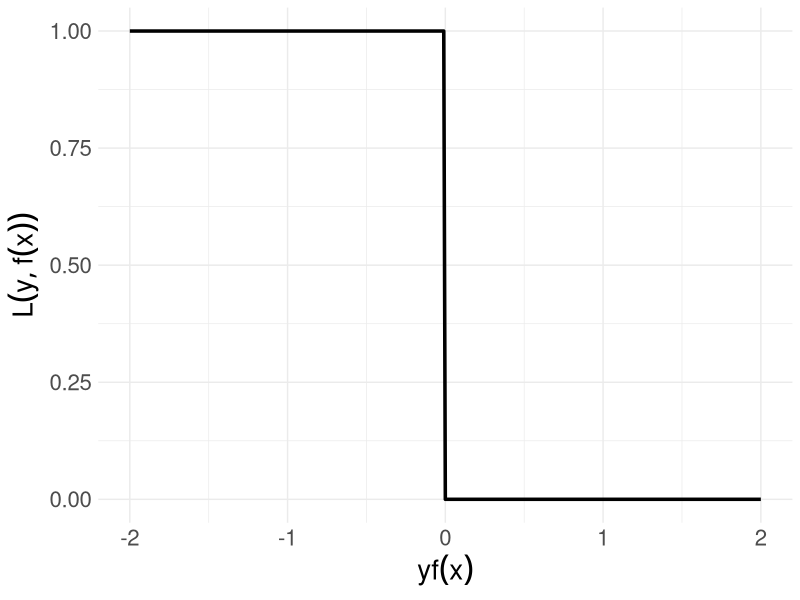

Here is the R script that generated this plot: (Note: this script raises an error after producing the figure.)
# ------------------------------------------------------------------------------
# FIG: 0-1 LOSS
# ------------------------------------------------------------------------------

library(ggplot2)

# DATA -------------------------------------------------------------------------

x <- seq(-2L, 2L, by = 0.01)
y <- as.numeric(x < 0L)

# PLOTS ------------------------------------------------------------------------

p <- ggplot2::ggplot(data.frame(x, y), aes(x = x, y = y)) + 
  geom_line(size = 1.2) +
  xlab(expression(yf(x))) +
  ylab(expression(L(y, f(x))))

p <- p + theme_minimal()
p <- p + theme(text = element_text(size = 20L))

ggplot2::ggsave("../figure/plot_loss_01.png", p, height = 4L, width = 10L)
